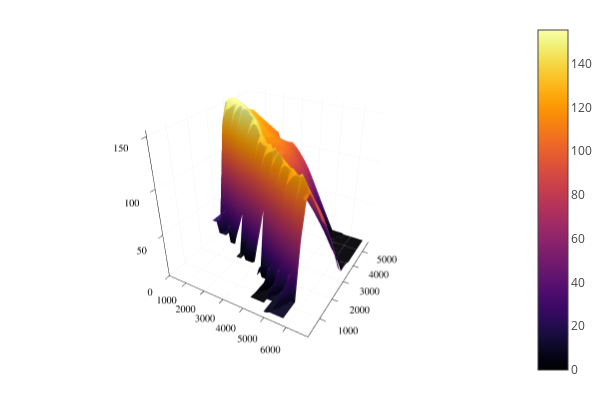

The notebook cell saved with this chart:
### Markdown cell above
Not only does the Plotly backend interpolate the surface better, it also allows for interactive plots. More information and a full list of backends is available [here](https://docs.juliaplots.org/latest/backends/).

### Code cell
plotlyjs()
plot(X, Y, Z, st=:surface)

### Figure 1 — Plotly figure (JSON) as saved in the notebook; plotly's stock layout.template omitted (floating-point values rounded to 4 significant figures; data arrays with more than 128 entries replaced by an {"elided": "..."} marker saying what was removed)
{"data": [{"colorbar": {"title": ""}, "colorscale": {"elided": "256x2 mixed values"}, "hoverinfo": "none", "name": "", "opacity": null, "scene": "scene", "showlegend": false, "showscale": true, "type": "surface", "x": {"elided": "22x54 float values"}, "xaxis": "x", "y": {"elided": "22x54 float values"}, "yaxis": "y", "z": {"elided": "22x54 float values"}, "zaxis": "z", "zmax": 155.4, "zmin": 0}], "layout": {"annotations": [], "height": 400, "legend_position": {"bgcolor": "rgba(255, 255, 255, 1.000)", "bordercolor": "rgba(0, 0, 0, 1.000)", "borderwidth": 1, "font": {"color": "rgba(0, 0, 0, 1.000)", "family": "sans-serif", "size": 11}, "title": {"font": {"color": "rgba(0, 0, 0, 1.000)", "family": "sans-serif", "size": 15}, "text": ""}, "tracegroupgap": 0, "traceorder": "normal", "x": 1, "xanchor": "auto", "y": 1, "yanchor": "auto"}, "margin": {"b": 20, "l": 0, "r": 0, "t": 20}, "paper_bgcolor": "rgba(255, 255, 255, 1.000)", "plot_bgcolor": "rgba(255, 255, 255, 1.000)", "scene": {"camera": {"eye": {"x": 1.126, "y": -1.95, "z": 1.3}}, "domain": {"x": [0.06582, 0.9934], "y": [0.03762, 0.9902]}, "xaxis": {"gridcolor": "rgba(0, 0, 0, 0.100)", "gridwidth": 0.5, "linecolor": "rgba(0, 0, 0, 1.000)", "mirror": false, "range": [42.82, 6939.0], "showgrid": true, "showline": true, "showticklabels": true, "tickangle": 0, "tickcolor": "rgb(0, 0, 0)", "tickfont": {"color": "rgba(0, 0, 0, 1.000)", "family": "sans-serif", "size": 11}, "tickmode": "array", "ticks": "inside", "ticktext": ["1000", "2000", "3000", "4000", "5000", "6000"], "tickvals": [1000, 2000, 3000, 4000, 5000, 6000], "title": "", "titlefont": {"color": "rgba(0, 0, 0, 1.000)", "family": "sans-serif", "size": 15}, "type": "-", "visible": true, "zeroline": false, "zerolinecolor": "rgba(0, 0, 0, 1.000)"}, "yaxis": {"gridcolor": "rgba(0, 0, 0, 0.100)", "gridwidth": 0.5, "linecolor": "rgba(0, 0, 0, 1.000)", "mirror": false, "range": [153.6, 5711.0], "showgrid": true, "showline": true, "showticklabels": true, "tickangle": 0, "tickcolor": "rgb(0, 0, 0)", "tickfont": {"color": "rgba(0, 0, 0, 1.000)", "family": "sans-serif", "size": 11}, "tickmode": "array", "ticks": "inside", "ticktext": ["1000", "2000", "3000", "4000", "5000"], "tickvals": [1000, 2000, 3000, 4000, 5000], "title": "", "titlefont": {"color": "rgba(0, 0, 0, 1.000)", "family": "sans-serif", "size": 15}, "type": "-", "visible": true, "zeroline": false, "zerolinecolor": "rgba(0, 0, 0, 1.000)"}, "zaxis": {"gridcolor": "rgba(0, 0, 0, 0.100)", "gridwidth": 0.5, "linecolor": "rgba(0, 0, 0, 1.000)", "mirror": false, "range": [0, 155.4], "showgrid": true, "showline": true, "showticklabels": true, "tickangle": 0, "tickcolor": "rgb(0, 0, 0)", "tickfont": {"color": "rgba(0, 0, 0, 1.000)", "family": "sans-serif", "size": 11}, "tickmode": "array", "ticks": "inside", "ticktext": ["0", "50", "100", "150"], "tickvals": [0, 50, 100, 150], "title": "", "titlefont": {"color": "rgba(0, 0, 0, 1.000)", "family": "sans-serif", "size": 15}, "type": "-", "visible": true, "zeroline": false, "zerolinecolor": "rgba(0, 0, 0, 1.000)"}}, "showlegend": true, "width": 600}}
